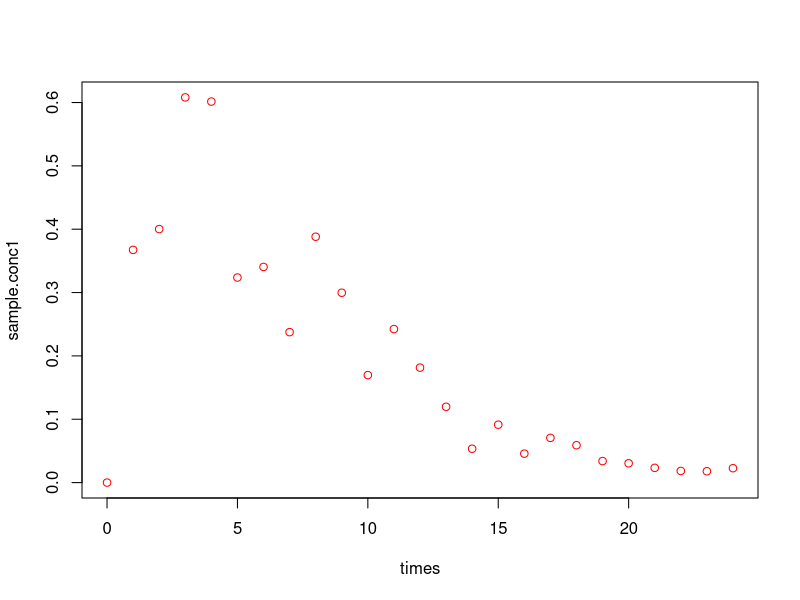
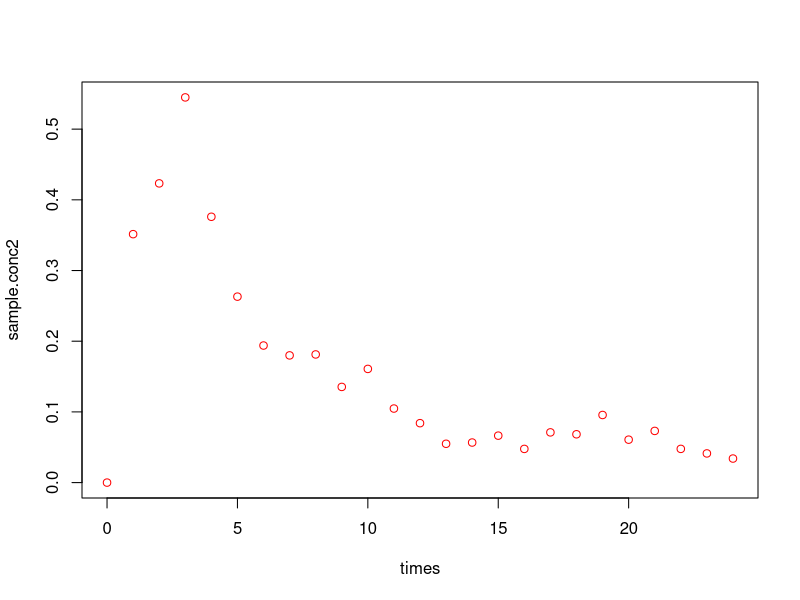
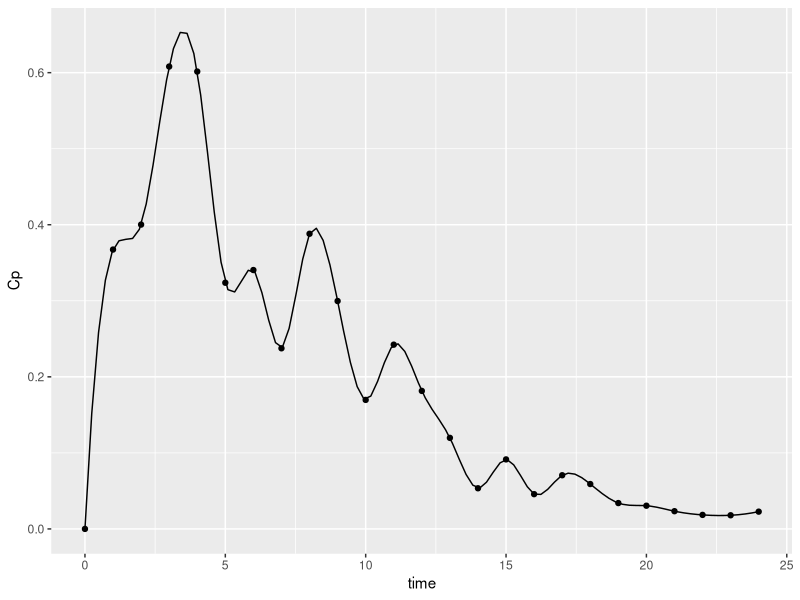
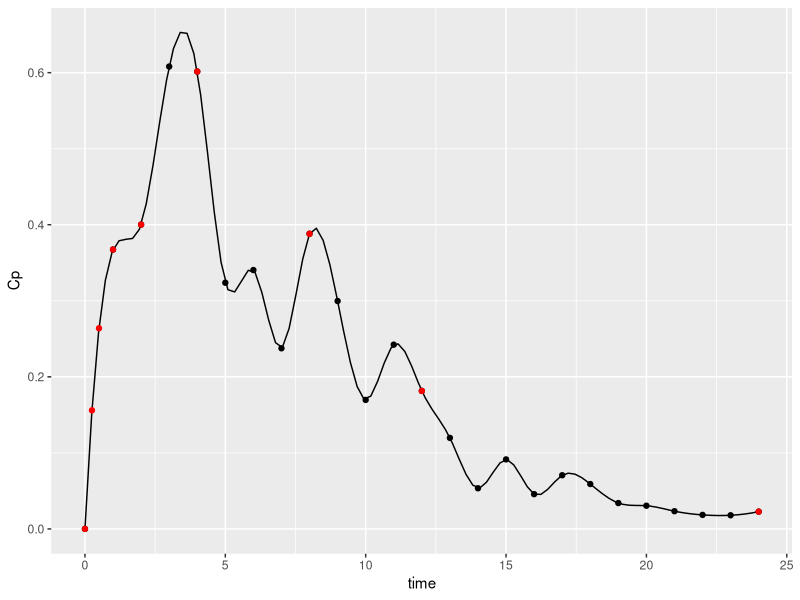
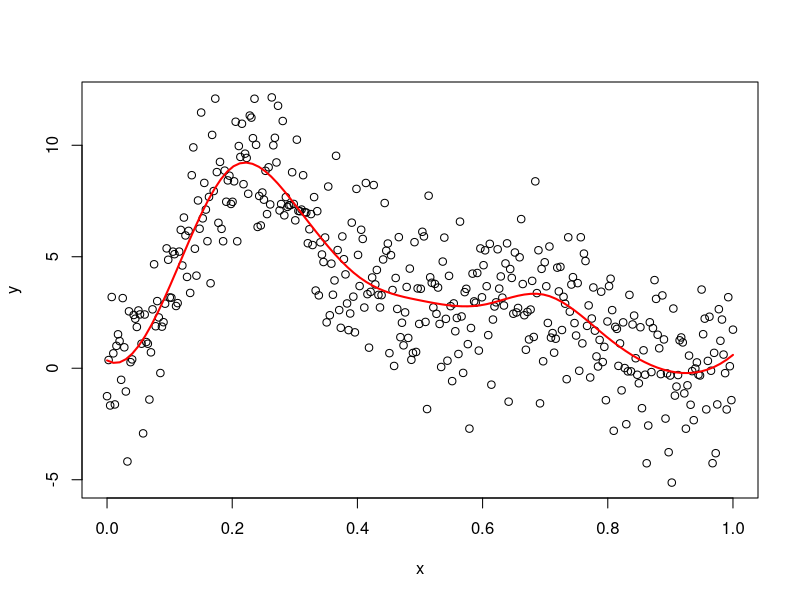

Generate these figures, in order, with R:
# Initial Testing Script for Optimising Splines to Fit Data
# ------------------------------------------------------------------------------
# Remove all current objects in the workspace
	rm(list=ls(all=TRUE))
	set.seed(123)

# Load libraries
  library(dplyr)
  library(ggplot2)
  library(splines)

# ------------------------------------------------------------------------------
# Define some functions that will create data
	simulate.1comp.abs <- function(x) {
		k10 <- x$CL/x$V2
		A <- x$KA/(x$V2*(x$KA - k10))
		x$AMT*A*(exp(-k10*x$TIME) - exp(-x$KA*x$TIME))
	}

	simulate.2comp.abs <- function(x) {
		k10 <- x$CL/x$V2
		k12 <- x$Q/x$V2
		k21 <- x$Q/x$V3
		apb <- k10+k12+k21            # alpha + beta
		amb <- k10*k21                # alpha * beta
		alpha <- ((apb)+sqrt((apb)^2-4*amb))/2
		beta <- ((apb)-sqrt((apb)^2-4*amb))/2
		A <- x$KA*(k21-alpha)/(x$V2*(x$KA-alpha)*(beta-alpha))
		B <- x$KA*(k21-beta)/(x$V2*(x$KA-beta)*(alpha-beta))
		x$AMT*(A*exp(-alpha*x$TIME)+B*exp(-beta*x$TIME)-(A+B)*exp(-x$KA*x$TIME))
	}
# ------------------------------------------------------------------------------
# Create some "observed data"
  ERR <- 0.3
  times <- c(0:24)
  sample.times <- c(0,0.25,0.5,1,2,4,8,12,24)  # Sampling times

  obs.param1 <- list(
    AMT = 50,  # mg
    CL = 10,  # Clearance, 10 L/h
    V2 = 50,  # Volume of distribution, 50 L
    KA = 0.5,  # Absorption rate constant, h^-1
    TIME = seq(from = 0,to = 24,by = 0.25)  # Time sequence for simulation
  )
  error1 <- 1 + rnorm(n = length(obs.param1$TIME),mean = 0,sd = ERR)
  conc1 <- simulate.1comp.abs(obs.param1) * error1
  sample.conc1 <- conc1[obs.param1$TIME %in% times]
  plot(sample.conc1 ~ times, col = "red")
  testdf1 <- data.frame(time = times, Cp = sample.conc1)

  obs.param2 <- list(
    AMT = 50,  # mg
    CL = 10,  # Clearance, 10 L/h
    V2 = 50,  # Volume of distribution, 50 L
    Q = 8,  #
    V3 = 100,  #
    KA = 0.5,  # Absorption rate constant, h^-1
    TIME = seq(from = 0,to = 24,by = 0.25)  # Time sequence for simulation
  )
  error2 <- 1 + rnorm(n = length(obs.param2$TIME),mean = 0,sd = ERR)
  conc2 <- simulate.2comp.abs(obs.param2) * error2
  sample.conc2 <- conc2[obs.param2$TIME %in% times]
  plot(sample.conc2 ~ times, col = "red")
  testdf2 <- data.frame(time = times, Cp = sample.conc2)
# ------------------------------------------------------------------------------
# Fit a spline to the data using stats::spline
  spline.df1 <- testdf1 %>%
    spline(n = 100) %>%
    data.frame() %>%
    rename(time = x, Cp = y)
  plotobj0 <- NULL
  plotobj0 <- ggplot(testdf1, aes(x = time, y = Cp))
  plotobj0 <- plotobj0 + geom_point()
  plotobj0 <- plotobj0 + geom_line(data = spline.df1)
  plotobj0

  spline.fn1 <- testdf1 %>%
    splinefun(method = "fmm", ties = mean)

  test <- data.frame(times = sample.times) %>%
    transform(yhat = spline.fn1(sample.times))

  plotobj0 + geom_point(data = test, aes(x = times, y = yhat), colour = "red")

# The spline here fits too closely, a spline with less knots is required
# This is due to the fact that a single outlier would throw the entire thing off
# As spline() does not have the option to define knots it won't be used
# ------------------------------------------------------------------------------
# Fit a spline to the data using splines::bs
# Works a little differently as instead of producing a spline it produces
#  a basis function instead. Not as easy to understand in practice...
  bs(testdf1$time, df = 4)

# Here is some code that I found
  summary(fm1 <- lm(Cp ~ bs(times, df = 4), data = testdf1))
	predict(fm1, time = times)

# However this does not appear to work as it seems to
  predict(fm1, time = sample.times)
  predict(fm1)

# Further searching has brought light to the situation
  set.seed(1)
  n <- 400
  x <- 0:(n-1)/(n-1)
  f <- 0.2*x^11*(10*(1-x))^6+10*(10*x)^3*(1-x)^10
  y <- f + rnorm(n, 0, sd = 2)
  mod <- lm(y ~ bs(x, knots = seq(0.1, 0.9, by = 0.1)))
  pdat <- data.frame(x = seq(min(x), max(x), length = 100))
  ## predict for new `x`
  pdat <- transform(pdat, yhat = predict(mod, newdata = pdat))

  ## now plot
  ylim <- range(pdat$y, y) ## not needed, but may be if plotting CIs too
  plot(y ~ x)
  lines(yhat ~ x, data = pdat, lwd = 2, col = "red")

  rm(n, x, f, y, mod, pdat, ylim)

# This coder in this situation has multiple original observations
# He then interpolates within these original observations, grabbing the closest
#  concentration and saying it correlates with the value you gave...
# This doesn't seem ideal
# ------------------------------------------------------------------------------
# I may be approaching this incorrectly. What am I using the splines to achieve?
# It's primary use is to determine the second derivative at any time
# Uneasy about using stats::spline as the second derivative fluctuates a lot
# ------------------------------------------------------------------------------
# Fit a spline using splines::interpSpline
  interpSpline(testdf1$time, testdf1$Cp, bSpline = T)

# Hmmm that's no good either...
